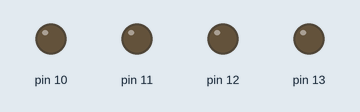
Recording of a sketch running on a simulated Arduino Uno, built with avr-gcc and run on an emulated ATmega328P. Parts: output pins drawn as LEDs (lit = HIGH).

Above: at 0.5 s.
At 2.5 s:
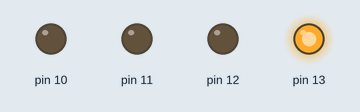
At 4.5 s:
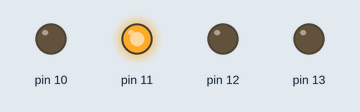
At 9.5 s:
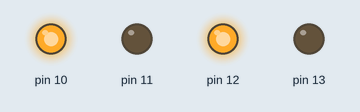
At 14.5 s:
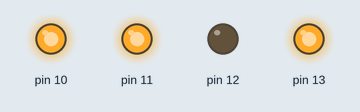
At 19.5 s:
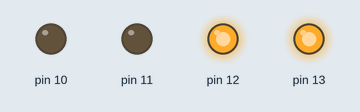
Timing chart, 0 to 20.8 s (numbered marks = the images above):
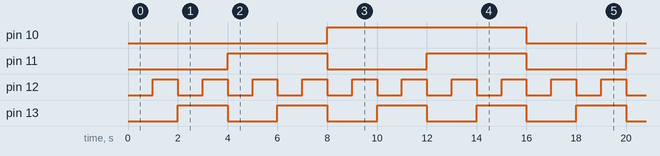

Measured:
- by itself, pin 10: alternates HIGH for 8.0 s and LOW for 8.0 s
- by itself, pin 11: alternates HIGH for 4.0 s and LOW for 4.0 s
- by itself, pin 12: alternates HIGH for 1.0 s and LOW for 1.0 s
- by itself, pin 13: alternates HIGH for 2.0 s and LOW for 2.0 s

The sketch:

Bonus.ino
```cpp
 int a[16]={0,0,0,0,0,0,0,0,1,1,1,1,1,1,1,1};
 int b[16]={0,0,0,0,1,1,1,1,0,0,0,0,1,1,1,1};
 int c[16]={0,0,1,1,0,0,1,1,0,0,1,1,0,0,1,1};
 int d[16]={0,1,0,1,0,1,0,1,0,1,0,1,0,1,0,1};
void setup() {

  pinMode(13,OUTPUT);
  pinMode(11,OUTPUT);
  pinMode(12,OUTPUT);
  pinMode(10,OUTPUT);
}
int i = 0;
void loop() {


    digitalWrite(10,a[(i)%16]);
    digitalWrite(11,b[(i)%16]);
    digitalWrite(13,c[(i)%16]);
    digitalWrite(12,d[(i++)%16]);
    delay(1000);

}
```
